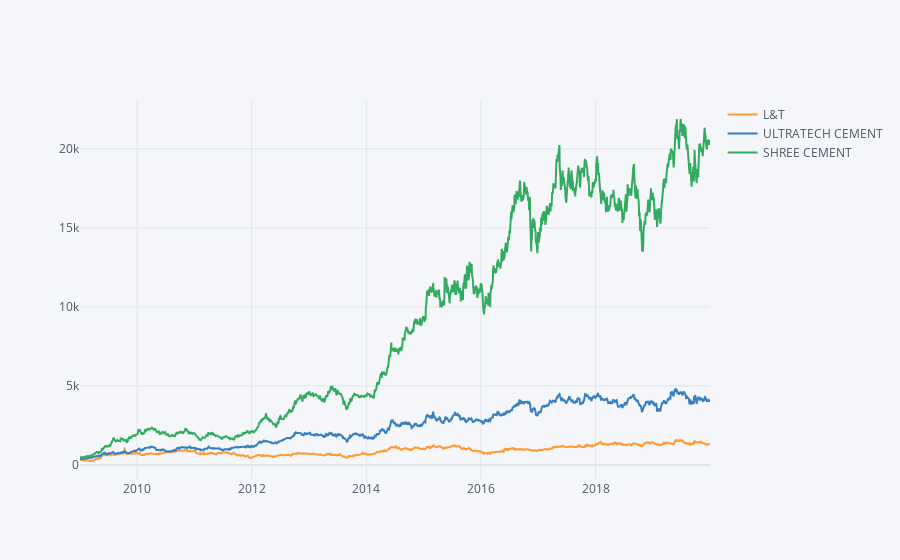

The cell this chart's notebook holds for it:
### Code cell
#this is for plotly plots

df1.iplot(kind='line',x='Date',y='Close',categories='CompanyName',mode='lines')

### Figure 1 — Plotly figure (JSON) as saved in the notebook; plotly's stock layout.template omitted (floating-point values rounded to 4 significant figures; data arrays with more than 128 entries replaced by an {"elided": "..."} marker saying what was removed)
{"data": [{"marker": {"color": "rgba(255, 153, 51, 1.0)", "line": {"width": 1.3}, "opacity": 0.8, "size": 12, "symbol": "circle"}, "mode": "lines", "name": "L&T", "textfont": {"color": "#4D5663"}, "type": "scatter", "x": {"elided": "2699 str values"}, "y": {"elided": "2699 float values"}}, {"marker": {"color": "rgba(55, 128, 191, 1.0)", "line": {"width": 1.3}, "opacity": 0.8, "size": 12, "symbol": "circle"}, "mode": "lines", "name": "ULTRATECH CEMENT", "textfont": {"color": "#4D5663"}, "type": "scatter", "x": {"elided": "2699 str values"}, "y": {"elided": "2699 float values"}}, {"marker": {"color": "rgba(50, 171, 96, 1.0)", "line": {"width": 1.3}, "opacity": 0.8, "size": 12, "symbol": "circle"}, "mode": "lines", "name": "SHREE CEMENT", "textfont": {"color": "#4D5663"}, "type": "scatter", "x": {"elided": "2699 str values"}, "y": {"elided": "2699 float values"}}], "layout": {"legend": {"bgcolor": "#F5F6F9", "font": {"color": "#4D5663"}}, "paper_bgcolor": "#F5F6F9", "plot_bgcolor": "#F5F6F9", "title": {"font": {"color": "#4D5663"}}, "xaxis": {"gridcolor": "#E1E5ED", "showgrid": true, "tickfont": {"color": "#4D5663"}, "title": {"font": {"color": "#4D5663"}, "text": ""}, "zerolinecolor": "#E1E5ED"}, "yaxis": {"gridcolor": "#E1E5ED", "showgrid": true, "tickfont": {"color": "#4D5663"}, "title": {"font": {"color": "#4D5663"}, "text": ""}, "zerolinecolor": "#E1E5ED"}}}
